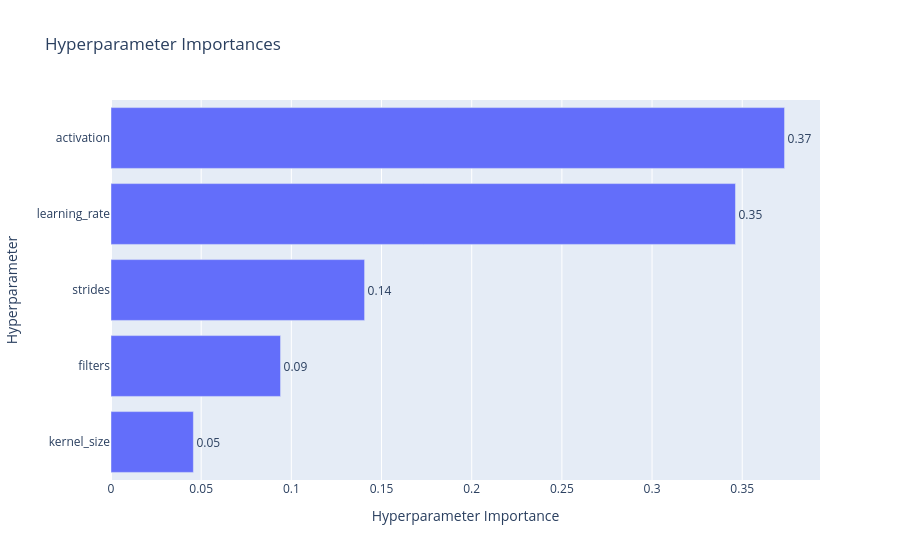

Write notebook code for a chart like this one.
### Code cell
optuna.visualization.plot_param_importances(study)

### Figure 1 — Plotly figure (JSON) as saved in the notebook; plotly's stock layout.template omitted (floating-point values rounded to 4 significant figures)
{"data": [{"cliponaxis": false, "hovertemplate": ["kernel_size (CategoricalDistribution): 0.04567600313827494<extra></extra>", "filters (CategoricalDistribution): 0.09400727350142817<extra></extra>", "strides (CategoricalDistribution): 0.1406079814053754<extra></extra>", "learning_rate (FloatDistribution): 0.34624698408299276<extra></extra>", "activation (CategoricalDistribution): 0.3734617578719287<extra></extra>"], "name": "Objective Value", "orientation": "h", "text": ["0.05", "0.09", "0.14", "0.35", "0.37"], "textposition": "outside", "x": [0.04568, 0.09401, 0.1406, 0.3462, 0.3735], "y": ["kernel_size", "filters", "strides", "learning_rate", "activation"], "type": "bar"}], "layout": {"title": {"text": "Hyperparameter Importances"}, "xaxis": {"title": {"text": "Hyperparameter Importance"}}, "yaxis": {"title": {"text": "Hyperparameter"}}}}
